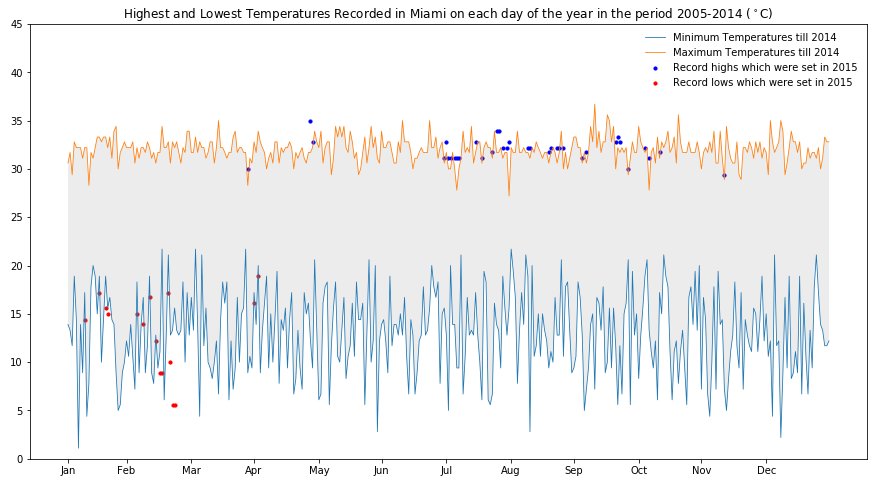

The Python source for this figure:

# coding: utf-8

# # Assignment 2
# 
# Before working on this assignment please read these instructions fully. In the submission area, you will notice that you can click the link to **Preview the Grading** for each step of the assignment. This is the criteria that will be used for peer grading. Please familiarize yourself with the criteria before beginning the assignment.
# 
# An NOAA dataset has been stored in the file `data/C2A2_data/BinnedCsvs_d400/fb441e62df2d58994928907a91895ec62c2c42e6cd075c2700843b89.csv`. The data for this assignment comes from a subset of The National Centers for Environmental Information (NCEI) [Daily Global Historical Climatology Network](https://www1.ncdc.noaa.gov/pub/data/ghcn/daily/readme.txt) (GHCN-Daily). The GHCN-Daily is comprised of daily climate records from thousands of land surface stations across the globe.
# 
# Each row in the assignment datafile corresponds to a single observation.
# 
# The following variables are provided to you:
# 
# * **id** : station identification code
# * **date** : date in YYYY-MM-DD format (e.g. 2012-01-24 = January 24, 2012)
# * **element** : indicator of element type
#     * TMAX : Maximum temperature (tenths of degrees C)
#     * TMIN : Minimum temperature (tenths of degrees C)
# * **value** : data value for element (tenths of degrees C)
# 
# For this assignment, you must:
# 
# 1. Read the documentation and familiarize yourself with the dataset, then write some python code which returns a line graph of the record high and record low temperatures by day of the year over the period 2005-2014. The area between the record high and record low temperatures for each day should be shaded.
# 2. Overlay a scatter of the 2015 data for any points (highs and lows) for which the ten year record (2005-2014) record high or record low was broken in 2015.
# 3. Watch out for leap days (i.e. February 29th), it is reasonable to remove these points from the dataset for the purpose of this visualization.
# 4. Make the visual nice! Leverage principles from the first module in this course when developing your solution. Consider issues such as legends, labels, and chart junk.
# 
# The data you have been given is near **Miami Beach, Florida, United States**, and the stations the data comes from are shown on the map below.

# In[39]:

import matplotlib as mpl
import matplotlib.pyplot as plt
import mplleaflet
import pandas as pd
import numpy as np

def leaflet_plot_stations(binsize, hashid):
    df = pd.read_csv('data/C2A2_data/BinSize_d{}.csv'.format(binsize))
    station_locations_by_hash = df[df['hash'] == hashid]
    lons = station_locations_by_hash['LONGITUDE'].tolist()
    lats = station_locations_by_hash['LATITUDE'].tolist()
    plt.figure(figsize=(8,8))
    plt.scatter(lons, lats, c='r', alpha=0.7, s=200)
    return mplleaflet.display()
leaflet_plot_stations(400,'381398cf597bf0c79d1bf9352eb67e3fe22eeacf2f716a5504d524da') #HashID corresponds to Miami Beach,FL.


# In[40]:

data = pd.read_csv('data/C2A2_data/BinnedCsvs_d400/381398cf597bf0c79d1bf9352eb67e3fe22eeacf2f716a5504d524da.csv')
data.drop('ID',axis=1,inplace =True)   #Dropping the column 'ID'
data = data[data['Date'] < '2015']     #Only retaining data till the end of 2014, as that is to be used for line plot.
data['Data_Value'] = data['Data_Value']/10 #Temperature data is given in tenths of degrees. So converting to actual values.

#Here, I have modified the dates such that the year is omitted. Eg:-'2011-09-12'->'09-12'. I have done this so that I can set
#the dates as the index and find out the max and min temps throughout all the years on that particular date.
ser =[]
for i in range(len(data)):
    ser.append(data.iloc[i]['Date'][5:])
data['Date'] = pd.Series(ser)    #Modified 'Date' column.
data.sort('Date',inplace = True)
dates = list(data['Date'].unique())
dates.remove('02-29')            #Removing 29th February.
dates = dates[:-1]
data.set_index(['Date','Element'],inplace = True)

maxi, mini = ([] for i in range(2))  #maxi and mini are 365 element lists containing the max and min temperatures on each date
                                     #over the years 2005-2014.
for item in dates:
        maxi.append(max(data.loc[item]['Data_Value']))
        mini.append(min(data.loc[item]['Data_Value']))


# In[41]:

#Now I will retain only the data corresponding to the year 2015.
data2 = pd.read_csv('data/C2A2_data/BinnedCsvs_d400/381398cf597bf0c79d1bf9352eb67e3fe22eeacf2f716a5504d524da.csv')
data2.drop('ID',axis=1,inplace =True)
data2 = data2[data2['Date']>'2015']
data2['Data_Value'] = data2['Data_Value']/10
data2_max = data2[data2['Element']=='TMAX'] #Creating a data frame containing only TMAX values.
data2_min = data2[data2['Element']=='TMIN'] #Creating a data frame containing only TMIN values.
data2_max.sort('Date',inplace = True)
data2_min.sort('Date',inplace = True)

#Here I am attempting to find out the dates(in the form of index,which gives the day of the year) on which the 2015 data 
#breaks the record data till 2014.
mini2, maxi2, index_min, index_max = ([] for i in range(4))
for i in range(365):
    if data2_min.iloc[i]['Data_Value'] < mini[i]:
        mini2.append(data2_min.iloc[i]['Data_Value'])
        index_min.append(i+1)       #(i+1) since i runs from 0-364 and days are from 1-365.
    if data2_max.iloc[i]['Data_Value'] > maxi[i]:
        maxi2.append(data2_max.iloc[i]['Data_Value'])
        index_max.append(i+1)


# In[44]:

days = list(np.arange(1,366))
mpl.rcParams['figure.figsize'] = (15, 8)
plt.title('Highest and Lowest Temperatures Recorded in Miami on each day of the year in the period 2005-2014 ($^\circ$C)')
plt.plot(days,mini,'-',days,maxi,'-',linewidth =0.8)                       #Line Plot
plt.scatter(index_max,maxi2,c='b',s=10, label = 'Record highs set in 2015')#Scatter plot of 2015 record high temperatures.
plt.scatter(index_min,mini2,c='red',s=10, label = 'Record lows set in 2015')#Scatter plot of 2015 record low temperatures.
plt.gca().fill_between(range(1,len(maxi)+1),mini,maxi,facecolor='grey',alpha=0.15)
month_beg = [1,29,60,90,121,151,182,213,243,274,304,335]    #The starting days of each month.
months=['Jan','Feb','Mar','Apr','May','Jun','Jul','Aug','Sep','Oct','Nov','Dec']
plt.subplot().set_xticks(month_beg)
plt.subplot().set_xticklabels(months)  #Setting the starting day of each month to the month name on the x-axis.
plt.legend(['Minimum Temperatures till 2014','Maximum Temperatures till 2014','Record highs which were set in 2015','Record lows which were set in 2015'],loc=1,frameon = False)
plt.ylim((0,45))   #Increasing the temperature limit to 45 C.


# In[45]:

plt.show()
